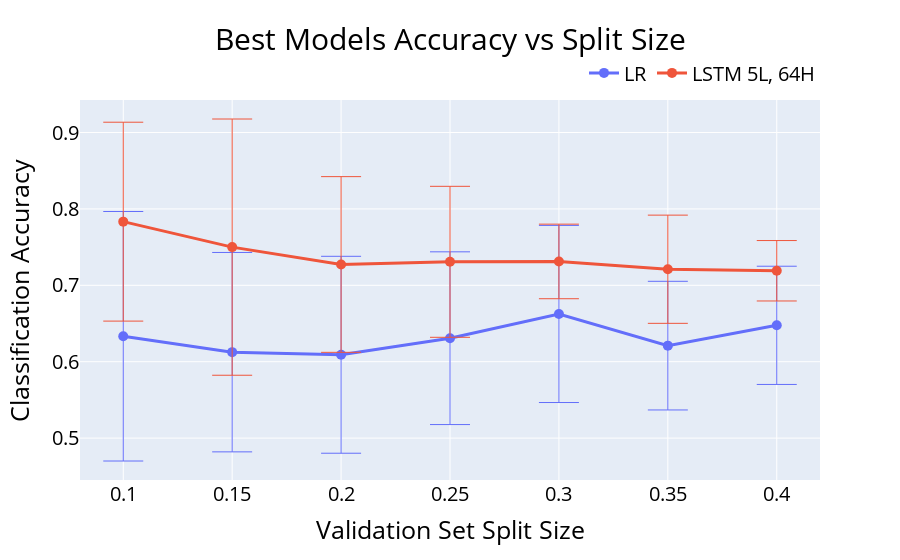

The code cell stored with this chart in its notebook:
### Code cell
from tqdm import tqdm
import matplotlib.pyplot as plt
import plotly.express as px
import plotly.graph_objs as go
import plotly.io as pio
import numpy as np
import json

fig = go.Figure()

with open('ml_model_results.json', 'r') as f:
    model_results = json.load(f)

model_results = {'LR': v for k, v in model_results.items() if 'logistic' in k.lower()}

with open('lstm_model_results.json', 'r') as f:
    lstm_model_results = json.load(f)

model_results['LSTM 5L, 64H'] = lstm_model_results['(5, 64)']

for classifier, results in model_results.items():
    # Plot a line graph of test accuracy vs. test size
    test_sizes = list(results.keys())
    accuracies = [[trial[0] for trial in trials] for trials in results.values()]

    mean_accuracies = [np.mean(acc) for acc in accuracies]
    std_errors = [np.std(acc) for acc in accuracies]

    # Plot using plotly
    fig.add_trace(go.Scatter(
        x=test_sizes,
        y=mean_accuracies,
        mode='lines+markers',
        # ['Random Forest', 'XGBoost', 'Logistic Regression']
        name=classifier,
        error_y=dict(
            type='data',
            array=std_errors,
            visible=True,
            thickness=1,
            width=20,
        ),
        line=dict(
            width=3,  # increase line width
        ),
        marker=dict(
            size=10,  # increase marker size
        )
    ))

# Update layout for better visualization (optional)
fig.update_layout(
    title=dict(text='Best Models Accuracy vs Split Size', font=dict(size=30, color='black'),
        x=0.5,  # Center the title
        xanchor='center'),
    xaxis_title=dict(text='Validation Set Split Size', font=dict(size=25, color='black')),
    yaxis_title=dict(text='Classification Accuracy', font=dict(size=25, color='black')),
    # legend_title='Legend',
    legend=dict(
        orientation='h',  # horizontal legend
        yanchor='bottom',  # anchor legend to the bottom
        y=1.02,  # position the legend slightly below the plot
        xanchor='right',
        x=1,
        font=dict(size=20, color='black')
    )
)

fig.update_xaxes(tickfont=dict(size=20, color='black'))
fig.update_yaxes(tickfont=dict(size=20, color='black'), dtick=0.1)

# Save the figure with high DPI and tight bounding box
filename = 'result_images/best_model_accuracy_vs_test_sizes_ml.png'
pio.write_image(fig, filename, format='png', scale=3)


fig.show()

### Figure 1 — Plotly figure (JSON) as saved in the notebook; plotly's stock layout.template omitted (floating-point values rounded to 4 significant figures)
{"data": [{"error_y": {"array": [0.1633, 0.1305, 0.1289, 0.1131, 0.1159, 0.08421, 0.07737], "thickness": 1, "type": "data", "visible": true, "width": 20}, "line": {"width": 3}, "marker": {"size": 10}, "mode": "lines+markers", "name": "LR", "type": "scatter", "x": ["0.1", "0.15", "0.2", "0.25", "0.3", "0.35", "0.4"], "y": [0.6333, 0.6125, 0.6091, 0.6308, 0.6625, 0.6211, 0.6476]}, {"error_y": {"array": [0.1302, 0.1677, 0.115, 0.09881, 0.04881, 0.07081, 0.03956], "thickness": 1, "type": "data", "visible": true, "width": 20}, "line": {"width": 3}, "marker": {"size": 10}, "mode": "lines+markers", "name": "LSTM 5L, 64H", "type": "scatter", "x": ["0.1", "0.15", "0.2", "0.25", "0.3", "0.35", "0.4"], "y": [0.7833, 0.75, 0.7273, 0.7308, 0.7312, 0.7211, 0.719]}], "layout": {"legend": {"font": {"color": "black", "size": 20}, "orientation": "h", "x": 1, "xanchor": "right", "y": 1.02, "yanchor": "bottom"}, "title": {"font": {"color": "black", "size": 30}, "text": "Best Models Accuracy vs Split Size", "x": 0.5, "xanchor": "center"}, "xaxis": {"tickfont": {"color": "black", "size": 20}, "title": {"font": {"color": "black", "size": 25}, "text": "Validation Set Split Size"}}, "yaxis": {"dtick": 0.1, "tickfont": {"color": "black", "size": 20}, "title": {"font": {"color": "black", "size": 25}, "text": "Classification Accuracy"}}}}
